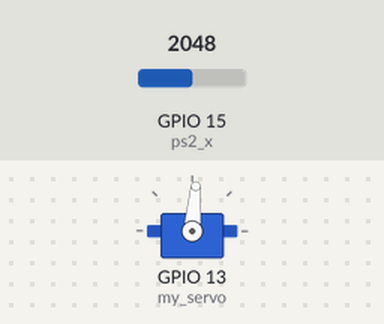
Recording of a program running on a simulated ESP32 board running MicroPython. On the bench: servo. The inputs (shaded band) are chosen by the test bench; at power-on: GPIO 15 (ps2_x) = 2048 (analog values on the 0–4095 scale). Servo angles are drawn from the pulse width (0.5 ms = 0°, 2.5 ms = 180°).

Above: at 1.2 s.
1.3 s: GPIO 15 (ps2_x) set to 2866
At 2.5 s:
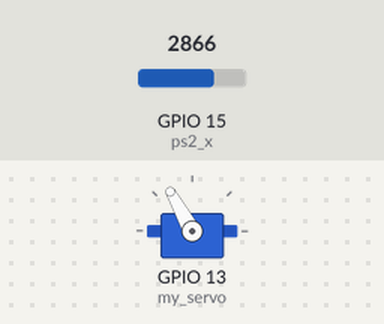
2.8 s: GPIO 15 (ps2_x) set to 3603
At 3.8 s:
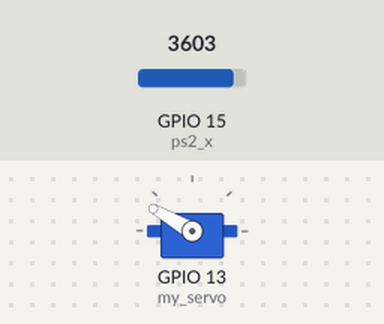
4.3 s: GPIO 15 (ps2_x) set to 4095
At 5.0 s:
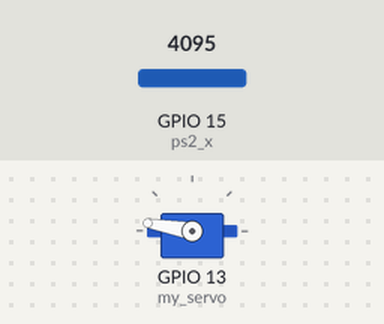
5.8 s: GPIO 15 (ps2_x) set to 1228
At 6.2 s:
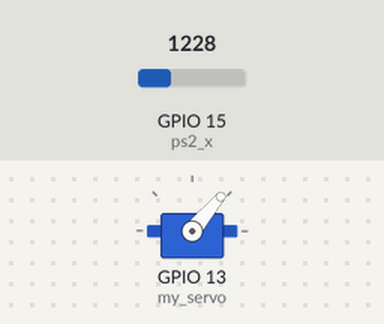
7.3 s: GPIO 15 (ps2_x) set to 491
At 8.5 s:
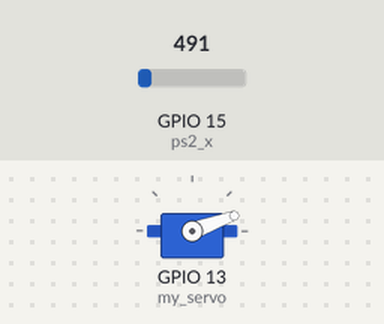
8.8 s: GPIO 15 (ps2_x) set to 2047
At 9.8 s:
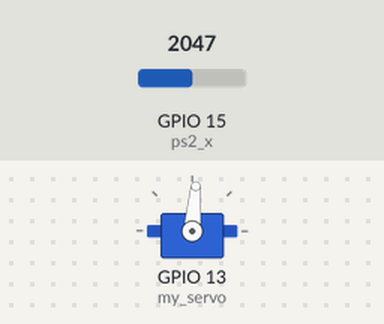
Timing chart, 0 to 11.3 s (numbered marks = the images above; inputs shaded):
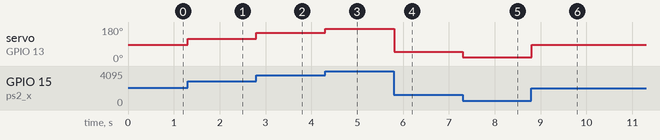

The program:

2.___PS2_______.py
```python
'''
该程序的作用是使用 PS2 摇杆模块控制舵机
在线文档：https://docs.geeksman.com/esp32/MicroPython/22.esp32-micropython-ps2.html
'''
import time
from machine import Pin, ADC, PWM


# 定义摇杆引脚
ps2_x = ADC(Pin(15), atten=ADC.ATTN_11DB)
ps2_y = ADC(Pin(2), atten=ADC.ATTN_11DB)
ps2_button = Pin(4, Pin.IN)

# 定义舵机控制引脚
my_servo = PWM(Pin(13), freq=50)


while True:
    # 读取 X 轴模拟信号
    x_value = ps2_x.read()

    # 在一个周期内(20ms), 0.5ms -> 0°, 2.4ms -> 180°
    # 0.5/20 * 1024
    servo_angle = x_value/4095 *(2.4-0.5)/20 *1024 + 0.5/20 * 1024

    # duty 方法控制舵机转动，0-1023, 0°-> 0.5/20 * 1024;
    # 180° -> 2.4/20*1024;
    my_servo.duty(int(servo_angle))

    time.sleep(0.1)

    
```

Measured:
- after the input at 1.3 s, servo on GPIO 13 (my_servo): 85° → 119° at once
- after the input at 2.8 s, servo on GPIO 13 (my_servo): 119° → 150° at once
- after the input at 4.3 s, servo on GPIO 13 (my_servo): 150° → 170° at once
- after the input at 5.8 s, servo on GPIO 13 (my_servo): 170° → 50° at once
- after the input at 7.3 s, servo on GPIO 13 (my_servo): 50° → 20° at once
- after the input at 8.8 s, servo on GPIO 13 (my_servo): 20° → 85° at once
